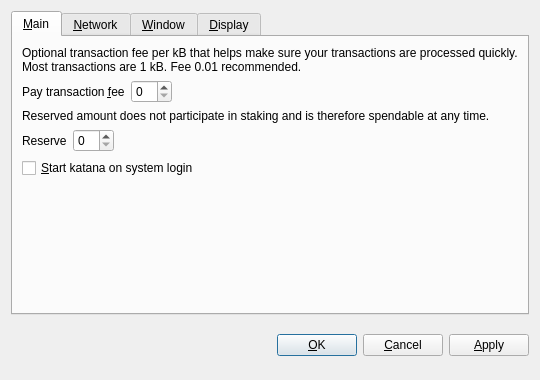
<?xml version="1.0" encoding="UTF-8"?>
<ui version="4.0">
 <class>OptionsDialog</class>
 <widget class="QDialog" name="OptionsDialog">
  <property name="geometry">
   <rect>
    <x>0</x>
    <y>0</y>
    <width>540</width>
    <height>380</height>
   </rect>
  </property>
  <property name="windowTitle">
   <string>Options</string>
  </property>
  <property name="modal">
   <bool>true</bool>
  </property>
  <layout class="QVBoxLayout" name="verticalLayout">
   <item>
    <widget class="QTabWidget" name="tabWidget">
     <property name="tabPosition">
      <enum>QTabWidget::North</enum>
     </property>
     <property name="currentIndex">
      <number>0</number>
     </property>
     <widget class="QWidget" name="tabMain">
      <attribute name="title">
       <string>&amp;Main</string>
      </attribute>
      <layout class="QVBoxLayout" name="verticalLayout_Main">
       <item>
        <widget class="QLabel" name="transactionFeeInfoLabel">
         <property name="text">
          <string>Optional transaction fee per kB that helps make sure your transactions are processed quickly. Most transactions are 1 kB. Fee 0.01 recommended.</string>
         </property>
         <property name="textFormat">
          <enum>Qt::PlainText</enum>
         </property>
         <property name="wordWrap">
          <bool>true</bool>
         </property>
        </widget>
       </item>
       <item>
        <layout class="QHBoxLayout" name="horizontalLayoutFee">
         <item>
          <widget class="QLabel" name="transactionFeeLabel">
           <property name="text">
            <string>Pay transaction &amp;fee</string>
           </property>
           <property name="textFormat">
            <enum>Qt::PlainText</enum>
           </property>
           <property name="buddy">
            <cstring>transactionFee</cstring>
           </property>
          </widget>
         </item>
         <item>
          <widget class="BitcoinAmountField" name="transactionFee"/>
         </item>
         <item>
          <spacer name="horizontalSpacerFee">
           <property name="orientation">
            <enum>Qt::Horizontal</enum>
           </property>
           <property name="sizeHint" stdset="0">
            <size>
             <width>40</width>
             <height>20</height>
            </size>
           </property>
          </spacer>
         </item>
        </layout>
       </item>
       <item>
        <widget class="QLabel" name="reserveBalanceInfoLabel">
         <property name="text">
          <string>Reserved amount does not participate in staking and is therefore spendable at any time.</string>
         </property>
         <property name="textFormat">
          <enum>Qt::PlainText</enum>
         </property>
         <property name="wordWrap">
          <bool>true</bool>
         </property>
        </widget>
       </item>
       <item>
        <layout class="QHBoxLayout" name="horizontalLayoutReserveBalance">
         <item>
          <widget class="QLabel" name="reserveBalanceLabel">
           <property name="text">
            <string>Reserve</string>
           </property>
           <property name="textFormat">
            <enum>Qt::PlainText</enum>
           </property>
           <property name="buddy">
            <cstring>reserveBalance</cstring>
           </property>
          </widget>
         </item>
         <item>
          <widget class="BitcoinAmountField" name="reserveBalance"/>
         </item>
         <item>
          <spacer name="horizontalSpacerReserveBalance">
           <property name="orientation">
            <enum>Qt::Horizontal</enum>
           </property>
           <property name="sizeHint" stdset="0">
            <size>
             <width>40</width>
             <height>20</height>
            </size>
           </property>
          </spacer>
         </item>
        </layout>
       </item>
       <item>
        <widget class="QCheckBox" name="bitcoinAtStartup">
         <property name="toolTip">
          <string>Automatically start katana after logging in to the system.</string>
         </property>
         <property name="text">
          <string>&amp;Start katana on system login</string>
         </property>
        </widget>
       </item>
       <item>
        <spacer name="verticalSpacer_Main">
         <property name="orientation">
          <enum>Qt::Vertical</enum>
         </property>
         <property name="sizeHint" stdset="0">
          <size>
           <width>20</width>
           <height>40</height>
          </size>
         </property>
        </spacer>
       </item>
      </layout>
     </widget>
     <widget class="QWidget" name="tabNetwork">
      <attribute name="title">
       <string>&amp;Network</string>
      </attribute>
      <layout class="QVBoxLayout" name="verticalLayout_Network">
       <item>
        <widget class="QCheckBox" name="mapPortUpnp">
         <property name="toolTip">
          <string>Automatically open the katana client port on the router. This only works when your router supports UPnP and it is enabled.</string>
         </property>
         <property name="text">
          <string>Map port using &amp;UPnP</string>
         </property>
        </widget>
       </item>
       <item>
        <widget class="QCheckBox" name="connectSocks">
         <property name="toolTip">
          <string>Connect to the katana network through a SOCKS proxy (e.g. when connecting through Tor).</string>
         </property>
         <property name="text">
          <string>&amp;Connect through SOCKS proxy:</string>
         </property>
        </widget>
       </item>
       <item>
        <layout class="QHBoxLayout" name="horizontalLayout_Network">
         <item>
          <widget class="QLabel" name="proxyIpLabel">
           <property name="text">
            <string>Proxy &amp;IP:</string>
           </property>
           <property name="textFormat">
            <enum>Qt::PlainText</enum>
           </property>
           <property name="buddy">
            <cstring>proxyIp</cstring>
           </property>
          </widget>
         </item>
         <item>
          <widget class="QValidatedLineEdit" name="proxyIp">
           <property name="maximumSize">
            <size>
             <width>140</width>
             <height>16777215</height>
            </size>
           </property>
           <property name="toolTip">
            <string>IP address of the proxy (e.g. 127.0.0.1)</string>
           </property>
          </widget>
         </item>
         <item>
          <widget class="QLabel" name="proxyPortLabel">
           <property name="text">
            <string>&amp;Port:</string>
           </property>
           <property name="textFormat">
            <enum>Qt::PlainText</enum>
           </property>
           <property name="buddy">
            <cstring>proxyPort</cstring>
           </property>
          </widget>
         </item>
         <item>
          <widget class="QLineEdit" name="proxyPort">
           <property name="maximumSize">
            <size>
             <width>55</width>
             <height>16777215</height>
            </size>
           </property>
           <property name="toolTip">
            <string>Port of the proxy (e.g. 9050)</string>
           </property>
          </widget>
         </item>
         <item>
          <widget class="QLabel" name="socksVersionLabel">
           <property name="text">
            <string>SOCKS &amp;Version:</string>
           </property>
           <property name="textFormat">
            <enum>Qt::PlainText</enum>
           </property>
           <property name="buddy">
            <cstring>socksVersion</cstring>
           </property>
          </widget>
         </item>
         <item>
          <widget class="QValueComboBox" name="socksVersion">
           <property name="toolTip">
            <string>SOCKS version of the proxy (e.g. 5)</string>
           </property>
          </widget>
         </item>
         <item>
          <spacer name="horizontalSpacer_Network">
           <property name="orientation">
            <enum>Qt::Horizontal</enum>
           </property>
           <property name="sizeHint" stdset="0">
            <size>
             <width>40</width>
             <height>20</height>
            </size>
           </property>
          </spacer>
         </item>
        </layout>
       </item>
       <item>
        <spacer name="verticalSpacer_Network">
         <property name="orientation">
          <enum>Qt::Vertical</enum>
         </property>
         <property name="sizeHint" stdset="0">
          <size>
           <width>20</width>
           <height>40</height>
          </size>
         </property>
        </spacer>
       </item>
      </layout>
     </widget>
     <widget class="QWidget" name="tabWindow">
      <attribute name="title">
       <string>&amp;Window</string>
      </attribute>
      <layout class="QVBoxLayout" name="verticalLayout_Window">
       <item>
        <widget class="QCheckBox" name="minimizeToTray">
         <property name="toolTip">
          <string>Show only a tray icon after minimizing the window.</string>
         </property>
         <property name="text">
          <string>&amp;Minimize to the tray instead of the taskbar</string>
         </property>
        </widget>
       </item>
       <item>
        <widget class="QCheckBox" name="minimizeOnClose">
         <property name="toolTip">
          <string>Minimize instead of exit the application when the window is closed. When this option is enabled, the application will be closed only after selecting Quit in the menu.</string>
         </property>
         <property name="text">
          <string>M&amp;inimize on close</string>
         </property>
        </widget>
       </item>
       <item>
        <spacer name="verticalSpacer_Window">
         <property name="orientation">
          <enum>Qt::Vertical</enum>
         </property>
         <property name="sizeHint" stdset="0">
          <size>
           <width>20</width>
           <height>40</height>
          </size>
         </property>
        </spacer>
       </item>
      </layout>
     </widget>
     <widget class="QWidget" name="tabDisplay">
      <attribute name="title">
       <string>&amp;Display</string>
      </attribute>
      <layout class="QVBoxLayout" name="verticalLayout_Display">
       <item>
        <layout class="QHBoxLayout" name="horizontalLayout_1_Display">
         <item>
          <widget class="QLabel" name="langLabel">
           <property name="text">
            <string>User Interface &amp;language:</string>
           </property>
           <property name="textFormat">
            <enum>Qt::PlainText</enum>
           </property>
           <property name="buddy">
            <cstring>lang</cstring>
           </property>
          </widget>
         </item>
         <item>
          <widget class="QValueComboBox" name="lang">
           <property name="toolTip">
            <string>The user interface language can be set here. This setting will take effect after restarting katana.</string>
           </property>
          </widget>
         </item>
        </layout>
       </item>
       <item>
        <layout class="QHBoxLayout" name="horizontalLayout_2_Display">
         <item>
          <widget class="QLabel" name="unitLabel">
           <property name="text">
            <string>&amp;Unit to show amounts in:</string>
           </property>
           <property name="textFormat">
            <enum>Qt::PlainText</enum>
           </property>
           <property name="buddy">
            <cstring>unit</cstring>
           </property>
          </widget>
         </item>
         <item>
          <widget class="QValueComboBox" name="unit">
           <property name="toolTip">
            <string>Choose the default subdivision unit to show in the interface and when sending coins.</string>
           </property>
          </widget>
         </item>
        </layout>
       </item>
       <item>
        <widget class="QCheckBox" name="displayAddresses">
         <property name="toolTip">
          <string>Whether to show katana addresses in the transaction list or not.</string>
         </property>
         <property name="text">
          <string>&amp;Display addresses in transaction list</string>
         </property>
        </widget>
       </item>
       <item>
        <widget class="QCheckBox" name="coinControlFeatures">
         <property name="toolTip">
          <string>Whether to show coin control features or not.</string>
         </property>
         <property name="text">
          <string>Display coin &amp;control features (experts only!)</string>
         </property>
        </widget>
       </item>
       <item>
        <spacer name="verticalSpacer_Display">
         <property name="orientation">
          <enum>Qt::Vertical</enum>
         </property>
         <property name="sizeHint" stdset="0">
          <size>
           <width>20</width>
           <height>40</height>
          </size>
         </property>
        </spacer>
       </item>
      </layout>
     </widget>
    </widget>
   </item>
   <item>
    <layout class="QHBoxLayout" name="horizontalLayout_Buttons">
     <item>
      <spacer name="horizontalSpacer_1">
       <property name="orientation">
        <enum>Qt::Horizontal</enum>
       </property>
       <property name="sizeHint" stdset="0">
        <size>
         <width>40</width>
         <height>48</height>
        </size>
       </property>
      </spacer>
     </item>
     <item>
      <widget class="QLabel" name="statusLabel">
       <property name="font">
        <font>
         <weight>75</weight>
         <bold>true</bold>
        </font>
       </property>
       <property name="text">
        <string/>
       </property>
       <property name="textFormat">
        <enum>Qt::PlainText</enum>
       </property>
       <property name="wordWrap">
        <bool>true</bool>
       </property>
      </widget>
     </item>
     <item>
      <spacer name="horizontalSpacer_2">
       <property name="orientation">
        <enum>Qt::Horizontal</enum>
       </property>
       <property name="sizeHint" stdset="0">
        <size>
         <width>40</width>
         <height>48</height>
        </size>
       </property>
      </spacer>
     </item>
     <item>
      <widget class="QPushButton" name="okButton">
       <property name="text">
        <string>&amp;OK</string>
       </property>
      </widget>
     </item>
     <item>
      <widget class="QPushButton" name="cancelButton">
       <property name="text">
        <string>&amp;Cancel</string>
       </property>
       <property name="autoDefault">
        <bool>false</bool>
       </property>
      </widget>
     </item>
     <item>
      <widget class="QPushButton" name="applyButton">
       <property name="text">
        <string>&amp;Apply</string>
       </property>
       <property name="autoDefault">
        <bool>false</bool>
       </property>
      </widget>
     </item>
    </layout>
   </item>
  </layout>
 </widget>
 <customwidgets>
  <customwidget>
   <class>BitcoinAmountField</class>
   <extends>QSpinBox</extends>
   <header>bitcoinamountfield.h</header>
  </customwidget>
  <customwidget>
   <class>QValueComboBox</class>
   <extends>QComboBox</extends>
   <header>qvaluecombobox.h</header>
  </customwidget>
  <customwidget>
   <class>QValidatedLineEdit</class>
   <extends>QLineEdit</extends>
   <header>qvalidatedlineedit.h</header>
  </customwidget>
 </customwidgets>
 <resources/>
 <connections/>
</ui>
